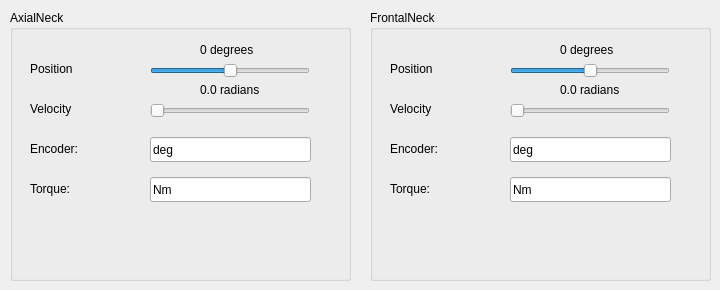
   <widget class="QWidget" name="head_tab">
    <attribute name="title">
     <string>/head</string>
    </attribute>
    <widget class="QGroupBox" name="headAxialNeck_groupBox">
     <property name="geometry">
      <rect>
       <x>10</x>
       <y>10</y>
       <width>341</width>
       <height>271</height>
      </rect>
     </property>
     <property name="title">
      <string>AxialNeck</string>
     </property>
     <widget class="QSlider" name="positionAxialNeck_slider">
      <property name="geometry">
       <rect>
        <x>140</x>
        <y>53</y>
        <width>160</width>
        <height>16</height>
       </rect>
      </property>
      <property name="maximum">
       <number>180</number>
      </property>
      <property name="sliderPosition">
       <number>90</number>
      </property>
      <property name="orientation">
       <enum>Qt::Horizontal</enum>
      </property>
     </widget>
     <widget class="QLabel" name="velocityAxialNeck_label">
      <property name="geometry">
       <rect>
        <x>20</x>
        <y>90</y>
        <width>67</width>
        <height>17</height>
       </rect>
      </property>
      <property name="text">
       <string>Velocity</string>
      </property>
     </widget>
     <widget class="QSlider" name="velocityAxialNeck_slider">
      <property name="geometry">
       <rect>
        <x>140</x>
        <y>93</y>
        <width>160</width>
        <height>16</height>
       </rect>
      </property>
      <property name="maximum">
       <number>100</number>
      </property>
      <property name="orientation">
       <enum>Qt::Horizontal</enum>
      </property>
     </widget>
     <widget class="QLabel" name="positionAxialNeck_label">
      <property name="geometry">
       <rect>
        <x>20</x>
        <y>50</y>
        <width>67</width>
        <height>17</height>
       </rect>
      </property>
      <property name="text">
       <string>Position</string>
      </property>
     </widget>
     <widget class="QLabel" name="positionValueAxialNeck_label">
      <property name="geometry">
       <rect>
        <x>190</x>
        <y>30</y>
        <width>111</width>
        <height>20</height>
       </rect>
      </property>
      <property name="text">
       <string>0 degrees</string>
      </property>
     </widget>
     <widget class="QLabel" name="velocityValueAxialNeck_label">
      <property name="geometry">
       <rect>
        <x>190</x>
        <y>70</y>
        <width>111</width>
        <height>20</height>
       </rect>
      </property>
      <property name="text">
       <string>0.0 radians</string>
      </property>
     </widget>
     <widget class="QLineEdit" name="encoderAxialNeck_lineEdit">
      <property name="geometry">
       <rect>
        <x>140</x>
        <y>127</y>
        <width>161</width>
        <height>25</height>
       </rect>
      </property>
      <property name="text">
       <string>deg</string>
      </property>
     </widget>
     <widget class="QLineEdit" name="torqueAxialNeck_lineEdit">
      <property name="geometry">
       <rect>
        <x>140</x>
        <y>167</y>
        <width>161</width>
        <height>25</height>
       </rect>
      </property>
      <property name="text">
       <string>Nm</string>
      </property>
     </widget>
     <widget class="QLabel" name="encoderAxialNeck_label">
      <property name="geometry">
       <rect>
        <x>20</x>
        <y>130</y>
        <width>67</width>
        <height>17</height>
       </rect>
      </property>
      <property name="text">
       <string>Encoder:</string>
      </property>
     </widget>
     <widget class="QLabel" name="torqueAxialNeck_label">
      <property name="geometry">
       <rect>
        <x>20</x>
        <y>170</y>
        <width>67</width>
        <height>17</height>
       </rect>
      </property>
      <property name="text">
       <string>Torque:</string>
      </property>
     </widget>
     <widget class="QLabel" name="label_3">
      <property name="geometry">
       <rect>
        <x>270</x>
        <y>120</y>
        <width>67</width>
        <height>17</height>
       </rect>
      </property>
      <property name="text">
       <string/>
      </property>
     </widget>
    </widget>
    <widget class="QGroupBox" name="headFrontalNeck_groupBox">
     <property name="geometry">
      <rect>
       <x>370</x>
       <y>10</y>
       <width>341</width>
       <height>271</height>
      </rect>
     </property>
     <property name="title">
      <string>FrontalNeck</string>
     </property>
     <widget class="QLabel" name="positionFrontalNeck_label">
      <property name="geometry">
       <rect>
        <x>20</x>
        <y>50</y>
        <width>67</width>
        <height>17</height>
       </rect>
      </property>
      <property name="text">
       <string>Position</string>
      </property>
     </widget>
     <widget class="QSlider" name="positionFrontalNeck_slider">
      <property name="geometry">
       <rect>
        <x>140</x>
        <y>53</y>
        <width>160</width>
        <height>16</height>
       </rect>
      </property>
      <property name="maximum">
       <number>180</number>
      </property>
      <property name="sliderPosition">
       <number>90</number>
      </property>
      <property name="orientation">
       <enum>Qt::Horizontal</enum>
      </property>
     </widget>
     <widget class="QLabel" name="velocityFrontalNeck_label">
      <property name="geometry">
       <rect>
        <x>20</x>
        <y>90</y>
        <width>67</width>
        <height>17</height>
       </rect>
      </property>
      <property name="text">
       <string>Velocity</string>
      </property>
     </widget>
     <widget class="QSlider" name="velocityFrontalNeck_slider">
      <property name="geometry">
       <rect>
        <x>140</x>
        <y>93</y>
        <width>160</width>
        <height>16</height>
       </rect>
      </property>
      <property name="maximum">
       <number>100</number>
      </property>
      <property name="orientation">
       <enum>Qt::Horizontal</enum>
      </property>
     </widget>
     <widget class="QLabel" name="velocityValueFrontalNeck_label">
      <property name="geometry">
       <rect>
        <x>190</x>
        <y>70</y>
        <width>111</width>
        <height>20</height>
       </rect>
      </property>
      <property name="text">
       <string>0.0 radians</string>
      </property>
     </widget>
     <widget class="QLabel" name="positionValueFrontalNeck_label">
      <property name="geometry">
       <rect>
        <x>190</x>
        <y>30</y>
        <width>111</width>
        <height>20</height>
       </rect>
      </property>
      <property name="text">
       <string>0 degrees</string>
      </property>
     </widget>
     <widget class="QLineEdit" name="encoderFrontalNeck_lineEdit">
      <property name="geometry">
       <rect>
        <x>140</x>
        <y>127</y>
        <width>161</width>
        <height>25</height>
       </rect>
      </property>
      <property name="text">
       <string>deg</string>
      </property>
     </widget>
     <widget class="QLabel" name="torqueFrontalNeck_label">
      <property name="geometry">
       <rect>
        <x>20</x>
        <y>170</y>
        <width>67</width>
        <height>17</height>
       </rect>
      </property>
      <property name="text">
       <string>Torque:</string>
      </property>
     </widget>
     <widget class="QLabel" name="encoderFrontalNeck_label">
      <property name="geometry">
       <rect>
        <x>20</x>
        <y>130</y>
        <width>67</width>
        <height>17</height>
       </rect>
      </property>
      <property name="text">
       <string>Encoder:</string>
      </property>
     </widget>
     <widget class="QLineEdit" name="torqueFrontalNeck_lineEdit">
      <property name="geometry">
       <rect>
        <x>140</x>
        <y>167</y>
        <width>161</width>
        <height>25</height>
       </rect>
      </property>
      <property name="text">
       <string>Nm</string>
      </property>
     </widget>
    </widget>
   </widget>
